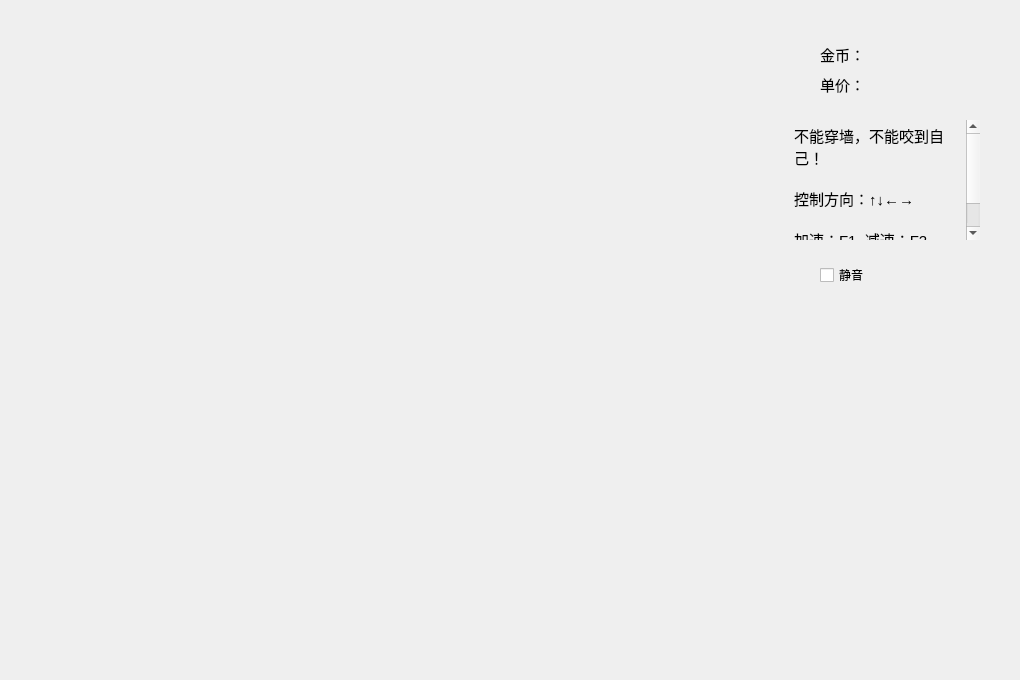
<?xml version="1.0" encoding="UTF-8"?>
<ui version="4.0">
 <class>CMSnake</class>
 <widget class="QWidget" name="CMSnake">
  <property name="geometry">
   <rect>
    <x>0</x>
    <y>0</y>
    <width>1020</width>
    <height>680</height>
   </rect>
  </property>
  <property name="windowTitle">
   <string>Form</string>
  </property>
  <widget class="QLabel" name="monLabel">
   <property name="geometry">
    <rect>
     <x>820</x>
     <y>40</y>
     <width>100</width>
     <height>30</height>
    </rect>
   </property>
   <property name="styleSheet">
    <string notr="true">QLabel{
	font: 11pt &quot;微软雅黑&quot;;
}</string>
   </property>
   <property name="text">
    <string>&lt;html&gt;&lt;head/&gt;&lt;body&gt;&lt;p&gt;&lt;span style=&quot; font-size:11pt;&quot;&gt;金币：&lt;/span&gt;&lt;/p&gt;&lt;/body&gt;&lt;/html&gt;</string>
   </property>
  </widget>
  <widget class="QLabel" name="oneLabel">
   <property name="geometry">
    <rect>
     <x>820</x>
     <y>70</y>
     <width>100</width>
     <height>30</height>
    </rect>
   </property>
   <property name="styleSheet">
    <string notr="true">QLabel{
	font: 11pt &quot;微软雅黑&quot;;
}</string>
   </property>
   <property name="text">
    <string>&lt;html&gt;&lt;head/&gt;&lt;body&gt;&lt;p&gt;&lt;span style=&quot; font-size:11pt;&quot;&gt;单价：&lt;/span&gt;&lt;/p&gt;&lt;/body&gt;&lt;/html&gt;</string>
   </property>
  </widget>
  <widget class="QTextBrowser" name="textBrowser">
   <property name="geometry">
    <rect>
     <x>790</x>
     <y>120</y>
     <width>190</width>
     <height>120</height>
    </rect>
   </property>
   <property name="styleSheet">
    <string notr="true">QTextBrowser{
	background-color: rgba(255, 255, 255, 0);
	border-width: 0;
	border-style: outset;
	font: 11pt &quot;微软雅黑&quot;;
}</string>
   </property>
   <property name="html">
    <string>&lt;!DOCTYPE HTML PUBLIC &quot;-//W3C//DTD HTML 4.0//EN&quot; &quot;http://www.w3.org/TR/REC-html40/strict.dtd&quot;&gt;
&lt;html&gt;&lt;head&gt;&lt;meta name=&quot;qrichtext&quot; content=&quot;1&quot; /&gt;&lt;style type=&quot;text/css&quot;&gt;
p, li { white-space: pre-wrap; }
&lt;/style&gt;&lt;/head&gt;&lt;body style=&quot; font-family:'微软雅黑'; font-size:11pt; font-weight:400; font-style:normal;&quot;&gt;
&lt;p style=&quot; margin-top:0px; margin-bottom:0px; margin-left:0px; margin-right:0px; -qt-block-indent:0; text-indent:0px;&quot;&gt;&lt;span style=&quot; font-family:'SimSun';&quot;&gt;不能穿墙，不能咬到自己！&lt;/span&gt;&lt;/p&gt;
&lt;p style=&quot;-qt-paragraph-type:empty; margin-top:0px; margin-bottom:0px; margin-left:0px; margin-right:0px; -qt-block-indent:0; text-indent:0px; font-family:'SimSun';&quot;&gt;&lt;br /&gt;&lt;/p&gt;
&lt;p style=&quot; margin-top:0px; margin-bottom:0px; margin-left:0px; margin-right:0px; -qt-block-indent:0; text-indent:0px;&quot;&gt;&lt;span style=&quot; font-family:'SimSun';&quot;&gt;控制方向：↑↓←→&lt;/span&gt;&lt;/p&gt;
&lt;p style=&quot;-qt-paragraph-type:empty; margin-top:0px; margin-bottom:0px; margin-left:0px; margin-right:0px; -qt-block-indent:0; text-indent:0px; font-family:'SimSun';&quot;&gt;&lt;br /&gt;&lt;/p&gt;
&lt;p style=&quot; margin-top:0px; margin-bottom:0px; margin-left:0px; margin-right:0px; -qt-block-indent:0; text-indent:0px;&quot;&gt;&lt;span style=&quot; font-family:'SimSun';&quot;&gt;加速：F1  减速：F2&lt;/span&gt;&lt;/p&gt;
&lt;p style=&quot; margin-top:0px; margin-bottom:0px; margin-left:0px; margin-right:0px; -qt-block-indent:0; text-indent:0px;&quot;&gt;&lt;span style=&quot; font-family:'SimSun';&quot;&gt;退出：Esc 暂停：Space&lt;/span&gt;&lt;/p&gt;&lt;/body&gt;&lt;/html&gt;</string>
   </property>
  </widget>
  <widget class="QCheckBox" name="soundOnOffCheckBox">
   <property name="geometry">
    <rect>
     <x>820</x>
     <y>260</y>
     <width>90</width>
     <height>30</height>
    </rect>
   </property>
   <property name="styleSheet">
    <string notr="true">QCheckBox{
	font: 11pt &quot;微软雅黑&quot;;
}</string>
   </property>
   <property name="text">
    <string>静音</string>
   </property>
  </widget>
 </widget>
 <resources/>
 <connections/>
</ui>
